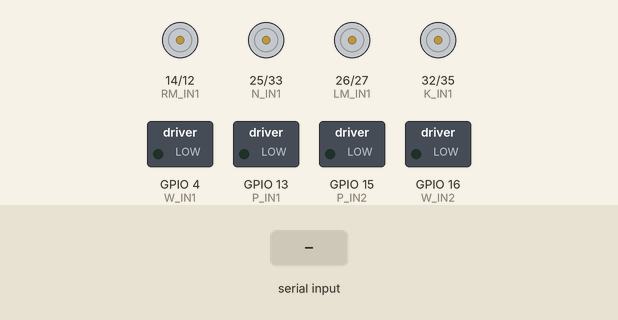
Recording of a sketch running on a simulated ESP32. On the bench: motor-driver pin pairs drawn as motors (green arrow = first pin HIGH = forward, orange = second pin HIGH = backward, longer = more drive), switched loads named in the sketch (green lamp = pin HIGH). The inputs (shaded band) are chosen by the test bench. WiFi joins after 1.5 s; servers stay silent unless stated; nothing arrives over Bluetooth unless stated; what the sketch prints to the serial monitor is not drawn.

Above: at 2.7 s.
2.8 s: "F\n" received over the second serial link
At 4.0 s:
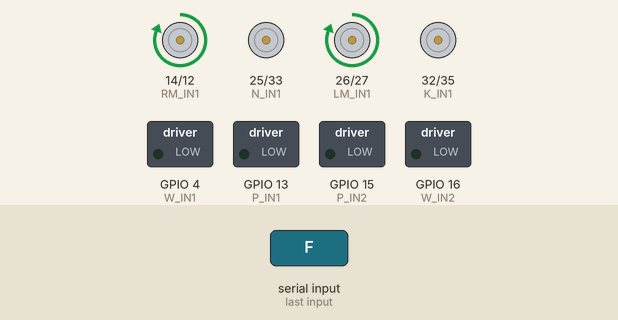
4.3 s: "B\n" received over the second serial link
At 5.2 s:
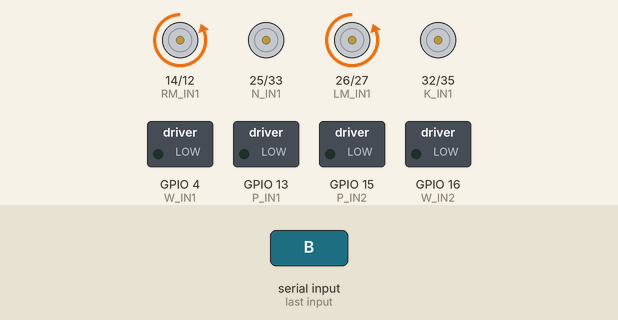
5.8 s: "L\n" received over the second serial link
At 6.3 s:
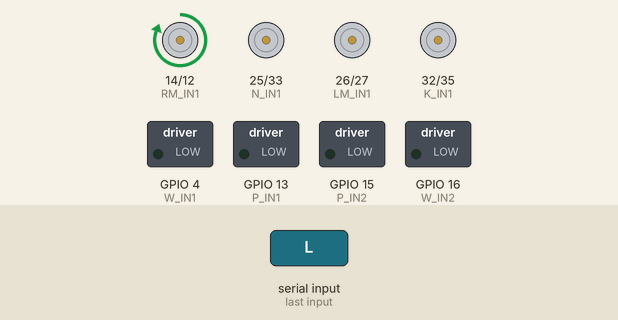
7.3 s: "R\n" received over the second serial link
At 8.5 s:
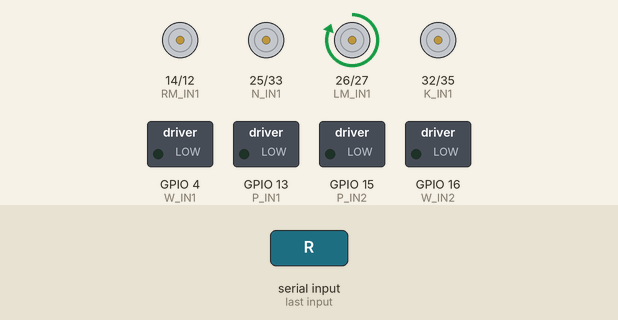
8.8 s: "1\n" received over the second serial link
At 9.8 s:
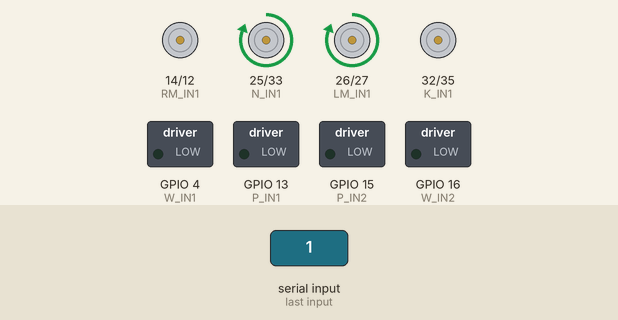
10.3 s: "2\n" received over the second serial link
At 14.1 s:
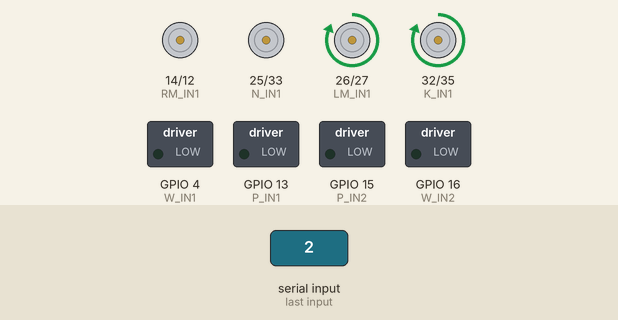
Timing chart, 0 to 18.3 s (numbered marks = the images above; inputs shaded):
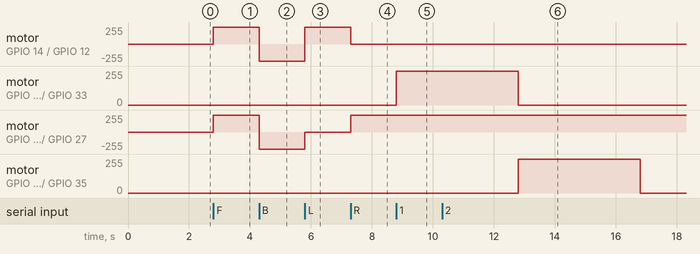

The sketch:

robotandpumpcontrolmanually.ino
```cpp
#include <BluetoothSerial.h>
#include <WiFi.h>
#include <HTTPClient.h>

BluetoothSerial SerialBT;

// ---------------- WIFI (for AI part) ----------------
const char* ssid = "Dialog 4G 082";
const char* password = "Fbfm72nH";
String serverURL = "http://192.168.8.103:5000/capture";

// ---------------- CAR MOTOR PINS ----------------
// Left motor
#define LM_IN1 26
#define LM_IN2 27

// Right motor
#define RM_IN1 14
#define RM_IN2 12

// ---------------- PUMP PINS ----------------
#define N_IN1 25
#define N_IN2 33

#define K_IN1 32
#define K_IN2 35

#define P_IN1 13
#define P_IN2 15

#define W_IN1 4
#define W_IN2 16

void setup() {

  Serial.begin(115200);
  SerialBT.begin("AgriRobot");

  // Motor pins
  pinMode(LM_IN1, OUTPUT); pinMode(LM_IN2, OUTPUT);
  pinMode(RM_IN1, OUTPUT); pinMode(RM_IN2, OUTPUT);

  pinMode(N_IN1, OUTPUT); pinMode(N_IN2, OUTPUT);
  pinMode(K_IN1, OUTPUT); pinMode(K_IN2, OUTPUT);
  pinMode(P_IN1, OUTPUT); pinMode(P_IN2, OUTPUT);
  pinMode(W_IN1, OUTPUT); pinMode(W_IN2, OUTPUT);

  stopCar();
  stopPumps();

  // WiFi for ML server
  WiFi.begin(ssid, password);
  while (WiFi.status() != WL_CONNECTED) {
    delay(500);
    Serial.print(".");
  }

  Serial.println("\nWiFi Connected");
}

void loop() {

  if (SerialBT.available()) {

    String cmd = SerialBT.readStringUntil('\n');
    cmd.trim();

    Serial.println("CMD: " + cmd);

    // ---------------- CAR CONTROL ----------------
    if (cmd == "F") forward();
    else if (cmd == "B") backward();
    else if (cmd == "L") left();
    else if (cmd == "R") right();
    else if (cmd == "S") stopCar();

    // ---------------- PUMP CONTROL MANUAL ----------------
    else if (cmd == "1") sprayPump(N_IN1, N_IN2);
    else if (cmd == "2") sprayPump(K_IN1, K_IN2);
    else if (cmd == "3") sprayPump(P_IN1, P_IN2);
    else if (cmd == "4") sprayPump(W_IN1, W_IN2);

    // ---------------- AI MODE ----------------
    else if (cmd == "C") {

      Serial.println("AI Capture...");

      HTTPClient http;
      http.begin(serverURL);

      int code = http.GET();

      if (code > 0) {

        String payload = http.getString();
        payload.trim();
        payload.toLowerCase();

        Serial.println("AI: " + payload);

        if (payload.indexOf("nitrogen") >= 0) sprayPump(N_IN1, N_IN2);
        else if (payload.indexOf("potassium") >= 0) sprayPump(K_IN1, K_IN2);
        else if (payload.indexOf("phosphorus") >= 0) sprayPump(P_IN1, P_IN2);
        else if (payload.indexOf("water") >= 0) sprayPump(W_IN1, W_IN2);
        else Serial.println("Healthy plant");

      } else {
        Serial.println("Server error");
      }

      http.end();
    }
  }
}

// ================= CAR FUNCTIONS =================
void forward() {
  digitalWrite(LM_IN1, HIGH); digitalWrite(LM_IN2, LOW);
  digitalWrite(RM_IN1, HIGH); digitalWrite(RM_IN2, LOW);
}

void backward() {
  digitalWrite(LM_IN1, LOW); digitalWrite(LM_IN2, HIGH);
  digitalWrite(RM_IN1, LOW); digitalWrite(RM_IN2, HIGH);
}

void left() {
  digitalWrite(LM_IN1, LOW); digitalWrite(LM_IN2, LOW);
  digitalWrite(RM_IN1, HIGH); digitalWrite(RM_IN2, LOW);
}

void right() {
  digitalWrite(LM_IN1, HIGH); digitalWrite(LM_IN2, LOW);
  digitalWrite(RM_IN1, LOW); digitalWrite(RM_IN2, LOW);
}

void stopCar() {
  digitalWrite(LM_IN1, LOW); digitalWrite(LM_IN2, LOW);
  digitalWrite(RM_IN1, LOW); digitalWrite(RM_IN2, LOW);
}

// ================= PUMP FUNCTIONS =================
void sprayPump(int in1, int in2) {

  Serial.println("Pump ON");

  digitalWrite(in1, HIGH);
  digitalWrite(in2, LOW);

  delay(4000);

  digitalWrite(in1, LOW);
  digitalWrite(in2, LOW);

  Serial.println("Pump OFF");
}

void stopPumps() {
  digitalWrite(N_IN1, LOW); digitalWrite(N_IN2, LOW);
  digitalWrite(K_IN1, LOW); digitalWrite(K_IN2, LOW);
  digitalWrite(P_IN1, LOW); digitalWrite(P_IN2, LOW);
  digitalWrite(W_IN1, LOW); digitalWrite(W_IN2, LOW);
}
```

Measured:
- after the input at 2.8 s, motor on GPIO 14 (RM_IN1) / GPIO 12 (RM_IN2), motor on GPIO 26 (LM_IN1) / GPIO 27 (LM_IN2): stopped → forward 255/255 at once
- after the input at 4.3 s, motor on GPIO 14 (RM_IN1) / GPIO 12 (RM_IN2), motor on GPIO 26 (LM_IN1) / GPIO 27 (LM_IN2): forward 255/255 → backward 255/255 at once
- after the input at 5.8 s, motor on GPIO 14 (RM_IN1) / GPIO 12 (RM_IN2): backward 255/255 → forward 255/255 at once; motor on GPIO 26 (LM_IN1) / GPIO 27 (LM_IN2): backward 255/255 → stopped at once
- after the input at 7.3 s, motor on GPIO 14 (RM_IN1) / GPIO 12 (RM_IN2): forward 255/255 → stopped at once; motor on GPIO 26 (LM_IN1) / GPIO 27 (LM_IN2): stopped → forward 255/255 at once
- after the input at 8.8 s, motor on GPIO 25 (N_IN1) / GPIO 33 (N_IN2): stopped → forward 255/255 at once
- after the input at 10.3 s, motor on GPIO 32 (K_IN1) / GPIO 35 (K_IN2): stopped → forward 255/255 after 2.5 s, → stopped 4.0 s later
